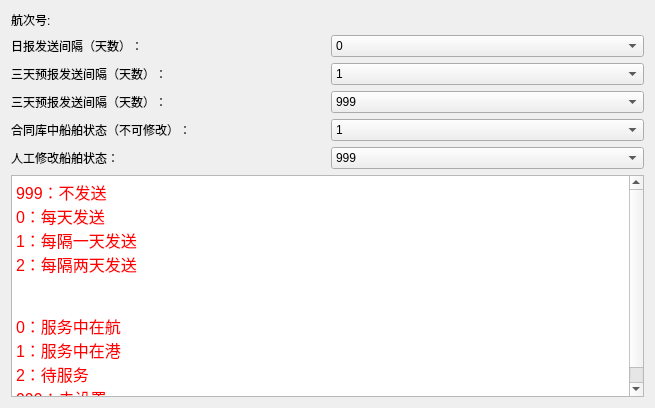
<?xml version="1.0" encoding="UTF-8"?>
<ui version="4.0">
 <class>SetShipParameter</class>
 <widget class="QWidget" name="SetShipParameter">
  <property name="geometry">
   <rect>
    <x>0</x>
    <y>0</y>
    <width>655</width>
    <height>408</height>
   </rect>
  </property>
  <property name="windowTitle">
   <string>船舶设置</string>
  </property>
  <layout class="QVBoxLayout" name="verticalLayout_3">
   <item>
    <layout class="QVBoxLayout" name="verticalLayout">
     <item>
      <layout class="QVBoxLayout" name="verticalLayout_2">
       <item>
        <widget class="QLabel" name="label">
         <property name="text">
          <string>航次号:</string>
         </property>
        </widget>
       </item>
       <item>
        <layout class="QHBoxLayout" name="horizontalLayout">
         <item>
          <widget class="QLabel" name="label_2">
           <property name="text">
            <string>日报发送间隔（天数）：</string>
           </property>
          </widget>
         </item>
         <item>
          <widget class="QComboBox" name="comboBox_daily_report">
           <item>
            <property name="text">
             <string>0</string>
            </property>
           </item>
           <item>
            <property name="text">
             <string>999</string>
            </property>
           </item>
          </widget>
         </item>
        </layout>
       </item>
       <item>
        <layout class="QHBoxLayout" name="horizontalLayout_2">
         <item>
          <widget class="QLabel" name="label_3">
           <property name="text">
            <string>三天预报发送间隔（天数）：</string>
           </property>
          </widget>
         </item>
         <item>
          <widget class="QComboBox" name="comboBox_three_days">
           <item>
            <property name="text">
             <string>1</string>
            </property>
           </item>
           <item>
            <property name="text">
             <string>0</string>
            </property>
           </item>
           <item>
            <property name="text">
             <string>2</string>
            </property>
           </item>
           <item>
            <property name="text">
             <string>3</string>
            </property>
           </item>
           <item>
            <property name="text">
             <string>999</string>
            </property>
           </item>
          </widget>
         </item>
        </layout>
       </item>
       <item>
        <layout class="QHBoxLayout" name="horizontalLayout_3">
         <item>
          <widget class="QLabel" name="label_4">
           <property name="text">
            <string>三天预报发送间隔（天数）：</string>
           </property>
          </widget>
         </item>
         <item>
          <widget class="QComboBox" name="comboBox_five_days">
           <item>
            <property name="text">
             <string>999</string>
            </property>
           </item>
           <item>
            <property name="text">
             <string>1</string>
            </property>
           </item>
           <item>
            <property name="text">
             <string>0</string>
            </property>
           </item>
           <item>
            <property name="text">
             <string>2</string>
            </property>
           </item>
           <item>
            <property name="text">
             <string>3</string>
            </property>
           </item>
          </widget>
         </item>
        </layout>
       </item>
       <item>
        <layout class="QHBoxLayout" name="horizontalLayout_4">
         <item>
          <widget class="QLabel" name="label_5">
           <property name="text">
            <string>合同库中船舶状态（不可修改）：</string>
           </property>
          </widget>
         </item>
         <item>
          <widget class="QComboBox" name="comboBox_4">
           <item>
            <property name="text">
             <string>1</string>
            </property>
           </item>
           <item>
            <property name="text">
             <string>0</string>
            </property>
           </item>
           <item>
            <property name="text">
             <string>2</string>
            </property>
           </item>
          </widget>
         </item>
        </layout>
       </item>
       <item>
        <layout class="QHBoxLayout" name="horizontalLayout_5">
         <item>
          <widget class="QLabel" name="label_6">
           <property name="text">
            <string>人工修改船舶状态：</string>
           </property>
          </widget>
         </item>
         <item>
          <widget class="QComboBox" name="comboBox_manual">
           <item>
            <property name="text">
             <string>999</string>
            </property>
           </item>
           <item>
            <property name="text">
             <string>0</string>
            </property>
           </item>
           <item>
            <property name="text">
             <string>1</string>
            </property>
           </item>
           <item>
            <property name="text">
             <string>2</string>
            </property>
           </item>
          </widget>
         </item>
        </layout>
       </item>
      </layout>
     </item>
     <item>
      <widget class="QTextEdit" name="textEdit">
       <property name="html">
        <string>&lt;!DOCTYPE HTML PUBLIC &quot;-//W3C//DTD HTML 4.0//EN&quot; &quot;http://www.w3.org/TR/REC-html40/strict.dtd&quot;&gt;
&lt;html&gt;&lt;head&gt;&lt;meta name=&quot;qrichtext&quot; content=&quot;1&quot; /&gt;&lt;style type=&quot;text/css&quot;&gt;
p, li { white-space: pre-wrap; }
&lt;/style&gt;&lt;/head&gt;&lt;body style=&quot; font-family:'SimSun'; font-size:9pt; font-weight:400; font-style:normal;&quot;&gt;
&lt;p style=&quot; margin-top:0px; margin-bottom:0px; margin-left:0px; margin-right:0px; -qt-block-indent:0; text-indent:0px;&quot;&gt;&lt;span style=&quot; font-size:12pt; color:#ff0000;&quot;&gt;999：不发送&lt;/span&gt;&lt;/p&gt;
&lt;p style=&quot; margin-top:0px; margin-bottom:0px; margin-left:0px; margin-right:0px; -qt-block-indent:0; text-indent:0px;&quot;&gt;&lt;span style=&quot; font-size:12pt; color:#ff0000;&quot;&gt;0：每天发送&lt;/span&gt;&lt;/p&gt;
&lt;p style=&quot; margin-top:0px; margin-bottom:0px; margin-left:0px; margin-right:0px; -qt-block-indent:0; text-indent:0px;&quot;&gt;&lt;span style=&quot; font-size:12pt; color:#ff0000;&quot;&gt;1：每隔一天发送&lt;/span&gt;&lt;/p&gt;
&lt;p style=&quot; margin-top:0px; margin-bottom:0px; margin-left:0px; margin-right:0px; -qt-block-indent:0; text-indent:0px;&quot;&gt;&lt;span style=&quot; font-size:12pt; color:#ff0000;&quot;&gt;2：每隔两天发送&lt;/span&gt;&lt;/p&gt;
&lt;p style=&quot;-qt-paragraph-type:empty; margin-top:0px; margin-bottom:0px; margin-left:0px; margin-right:0px; -qt-block-indent:0; text-indent:0px; font-size:12pt; color:#ff0000;&quot;&gt;&lt;br /&gt;&lt;/p&gt;
&lt;p style=&quot;-qt-paragraph-type:empty; margin-top:0px; margin-bottom:0px; margin-left:0px; margin-right:0px; -qt-block-indent:0; text-indent:0px; font-size:12pt; color:#ff0000;&quot;&gt;&lt;br /&gt;&lt;/p&gt;
&lt;p style=&quot; margin-top:0px; margin-bottom:0px; margin-left:0px; margin-right:0px; -qt-block-indent:0; text-indent:0px;&quot;&gt;&lt;span style=&quot; font-size:12pt; color:#ff0000;&quot;&gt;0：服务中在航&lt;/span&gt;&lt;/p&gt;
&lt;p style=&quot; margin-top:0px; margin-bottom:0px; margin-left:0px; margin-right:0px; -qt-block-indent:0; text-indent:0px;&quot;&gt;&lt;span style=&quot; font-size:12pt; color:#ff0000;&quot;&gt;1：服务中在港&lt;/span&gt;&lt;/p&gt;
&lt;p style=&quot; margin-top:0px; margin-bottom:0px; margin-left:0px; margin-right:0px; -qt-block-indent:0; text-indent:0px;&quot;&gt;&lt;span style=&quot; font-size:12pt; color:#ff0000;&quot;&gt;2：待服务&lt;/span&gt;&lt;/p&gt;
&lt;p style=&quot; margin-top:0px; margin-bottom:0px; margin-left:0px; margin-right:0px; -qt-block-indent:0; text-indent:0px;&quot;&gt;&lt;span style=&quot; font-size:12pt; color:#ff0000;&quot;&gt;999：未设置&lt;/span&gt;&lt;/p&gt;&lt;/body&gt;&lt;/html&gt;</string>
       </property>
      </widget>
     </item>
    </layout>
   </item>
  </layout>
 </widget>
 <resources/>
 <connections/>
</ui>
